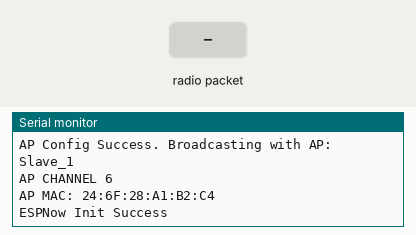
This sketch was run on a simulated ESP32. Parts: the last lines printed to the serial monitor. The test bench sets the inputs (shaded band).

Above: at 1.2 s.
1.3 s: radio packet "1" arrives
At 1.7 s:
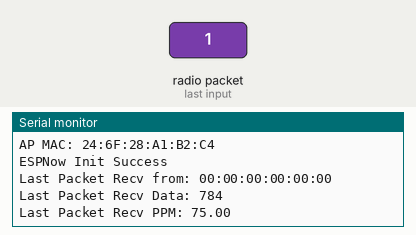
2.8 s: radio packet "0" arrives
At 4.0 s:
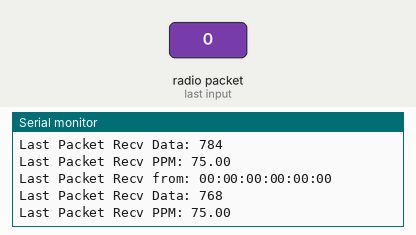
4.3 s: radio packet "2" arrives
At 5.1 s:
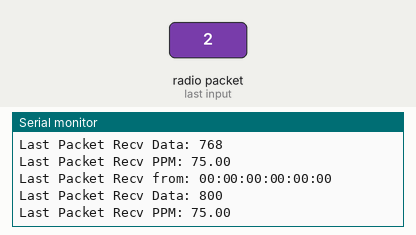

Measured:
- after the input at 1.3 s, the serial monitor: prints a new line at once (image 1)
- after the input at 2.8 s, the serial monitor: prints a new line at once (image 2)
- after the input at 4.3 s, the serial monitor: prints a new line at once (image 3)

The sketch:

Convergent_Slave.ino
```cpp
/**
   ESPNOW - Basic communication - Slave
   Date: 26th September 2017
   Author: Arvind Ravulavaru <https://github.com/arvindr21>
   Purpose: ESPNow Communication between a Master ESP32 and a Slave ESP32
   Description: This sketch consists of the code for the Slave module.
   Resources: (A bit outdated)
   a. https://espressif.com/sites/default/files/documentation/esp-now_user_guide_en.pdf
   b. http://www.esploradores.com/practica-6-conexion-esp-now/

   << This Device Slave >>

   Flow: Master
   Step 1 : ESPNow Init on Master and set it in STA mode
   Step 2 : Start scanning for Slave ESP32 (we have added a prefix of `slave` to the SSID of slave for an easy setup)
   Step 3 : Once found, add Slave as peer
   Step 4 : Register for send callback
   Step 5 : Start Transmitting data from Master to Slave

   Flow: Slave
   Step 1 : ESPNow Init on Slave
   Step 2 : Update the SSID of Slave with a prefix of `slave`
   Step 3 : Set Slave in AP mode
   Step 4 : Register for receive callback and wait for data
   Step 5 : Once data arrives, print it in the serial monitor

   Note: Master and Slave have been defined to easily understand the setup.
         Based on the ESPNOW API, there is no concept of Master and Slave.
         Any devices can act as master or salve.
*/

#include <esp_now.h>
#include <WiFi.h>

#define CHANNEL 1

// Init ESP Now with fallback
void InitESPNow() {
  WiFi.disconnect();
  if (esp_now_init() == ESP_OK) {
    Serial.println("ESPNow Init Success");
  }
  else {
    Serial.println("ESPNow Init Failed");
    // Retry InitESPNow, add a counte and then restart?
    // InitESPNow();
    // or Simply Restart
    ESP.restart();
  }
}

// config AP SSID
void configDeviceAP() {
  const char *SSID = "Slave_1";
  bool result = WiFi.softAP(SSID, "Slave_1_Password", CHANNEL, 0);
  if (!result) {
    Serial.println("AP Config failed.");
  } else {
    Serial.println("AP Config Success. Broadcasting with AP: " + String(SSID));
    Serial.print("AP CHANNEL "); Serial.println(WiFi.channel());
  }
}

void setup() {
  Serial.begin(115200);
  Serial.println("ESPNow/Basic/Slave Example");
  //Set device in AP mode to begin with
  WiFi.mode(WIFI_AP);
  // configure device AP mode
  configDeviceAP();
  // This is the mac address of the Slave in AP Mode
  Serial.print("AP MAC: "); Serial.println(WiFi.softAPmacAddress());
  // Init ESPNow with a fallback logic
  InitESPNow();
  // Once ESPNow is successfully Init, we will register for recv CB to
  // get recv packer info.
  esp_now_register_recv_cb(OnDataRecv);
}

// callback when data is recv from Master
void OnDataRecv(const uint8_t *mac_addr, const uint8_t *data, int data_len) {
  char macStr[18];
  snprintf(macStr, sizeof(macStr), "%02x:%02x:%02x:%02x:%02x:%02x",
           mac_addr[0], mac_addr[1], mac_addr[2], mac_addr[3], mac_addr[4], mac_addr[5]);
  Serial.print("Last Packet Recv from: "); Serial.println(macStr);
  Serial.print("Last Packet Recv Data: "); Serial.println(*data * 16);
  float voltage = *data * 16 * (5.0/1023.0);
  float alc = map(voltage, 0.1, 4.0, 0, 100);
  Serial.print("Last Packet Recv PPM: "); Serial.println(alc);
  Serial.println("");
}

void loop() {
  // Chill
}
```
